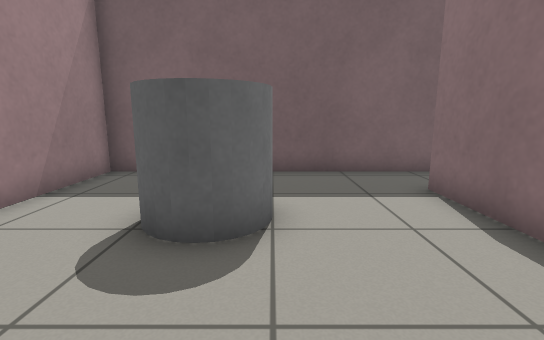
View 1 (above)

16 first-person views from a walk through a Gazebo world. The camera is 0.78 m above the floor, tilts 10° down and sees 85° across. The floor is counted in squares, 0.5 m on a side. Each view is taken from the middle of a square. On the plan, view 1 faces up. The plan holds only what a view shows up to about 15 squares ahead; the rest is blank.

View 2
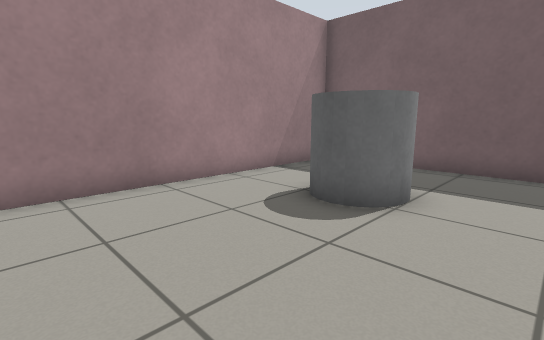

View 3
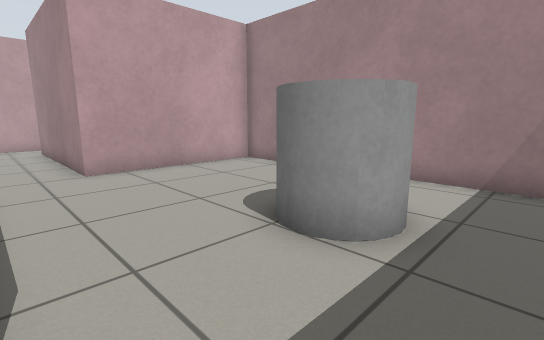

View 4
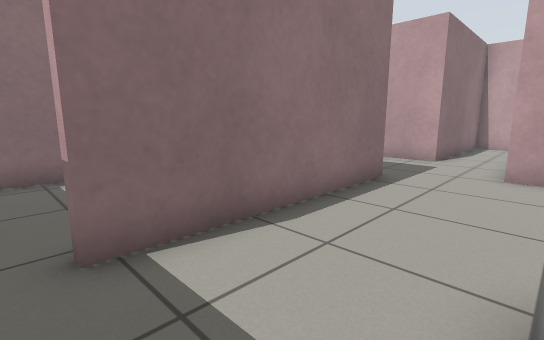

View 5
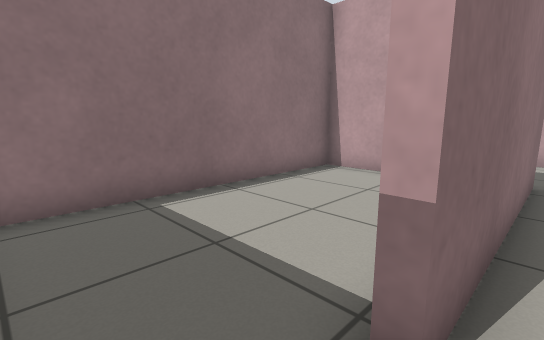

View 6
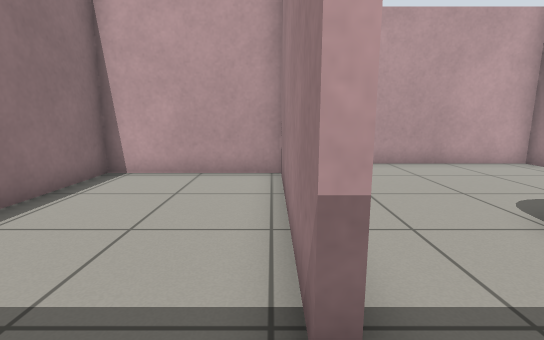

View 7
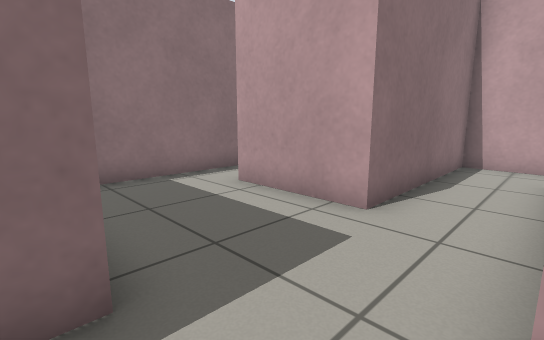

View 8
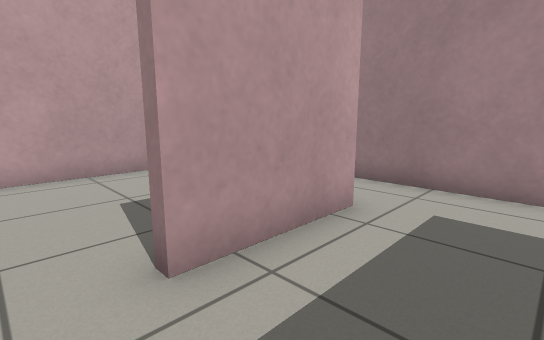

View 9
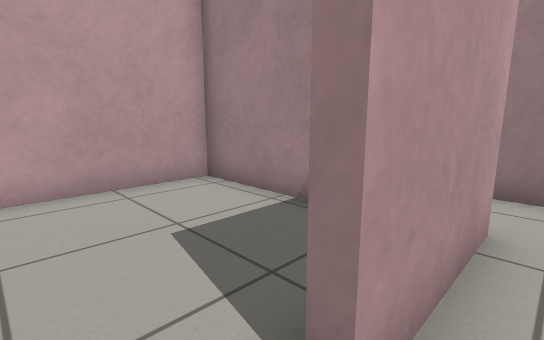

View 10
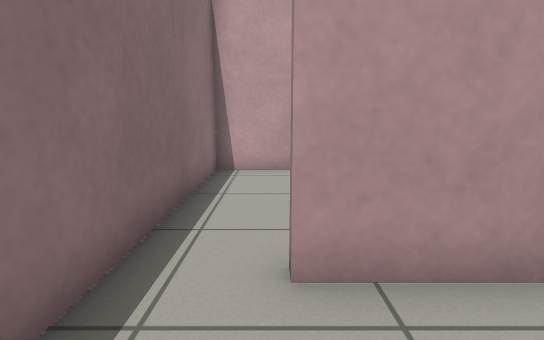

View 11
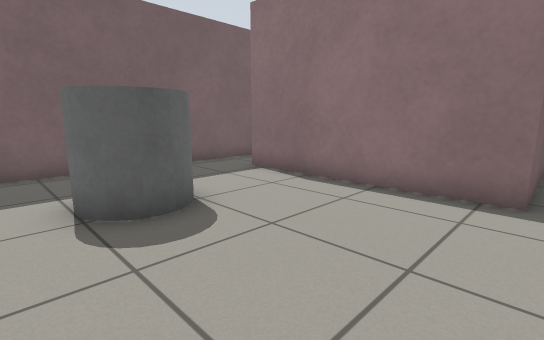

View 12
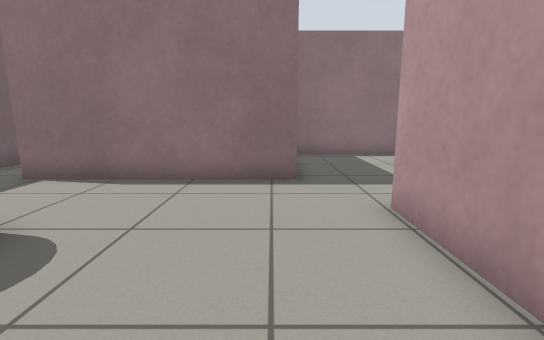

View 13
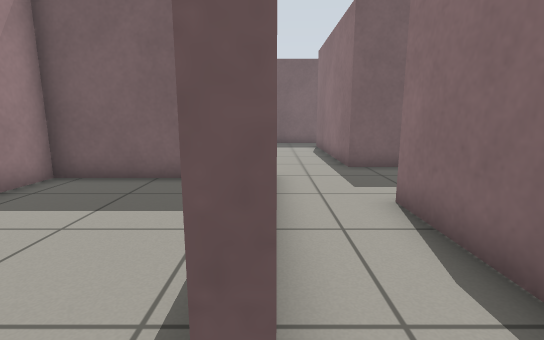

View 14
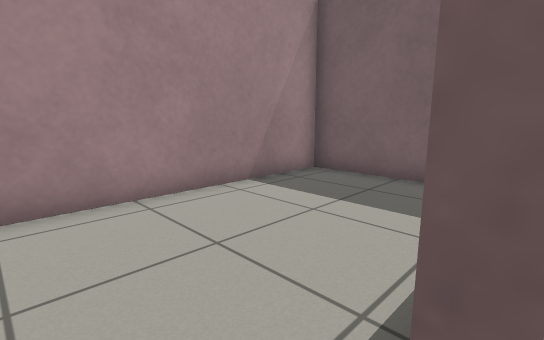

View 15
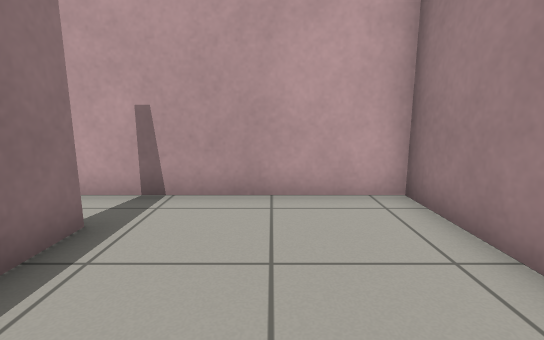

View 16
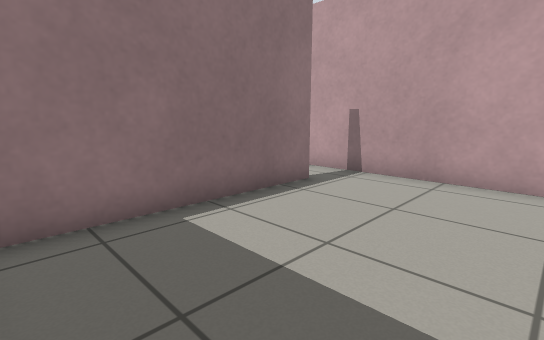

### Floor plan
Points are (right, up) in squares from view 1. A wall is a line through its corners. A room is listed if a view was taken in it or the views show most of it. See-through windows are left out.
Room 1 (views 1, 2, 3, 4, 5, 7, 11, 12)
walls: (3.5, 8.5) (-4.7, 8.5) (-4.7, -2.1) (1, -2.1); (3.4, -0.6) (3.4, 6.5)
ways out: opening at (3, 7.5) to room 2; opening at (2, -1) to room 3
objects: grey cylinder (-2, 4) to (0, 5)
Room 2 (view 6)
walls: (3.6, 6.5) (3.6, -0.3) (8.7, -0.3) (8.7, 7.9); (6, 8.5) (3.5, 8.5)
ways out: opening at (3, 7.5) to room 1
Room 3 (views 8, 9, 10)
walls: (8.7, -5.5) (8.7, -1); (7.1, -0.6) (3.4, -0.6); (1, -2.1) (1, -9.1); (1.4, -10.9) (3.4, -10.9) (3.4, -4.6) (6.8, -4.6) (6.8, -5)
ways out: opening at (2, -1) to room 1; opening at (1, -10) to room 4; opening at (7.5, -5) to room 5
Room 4 (views 13, 14, 15, 16)
walls: (1, -9.1) (0.7, -9.1) (0.7, -3); (-1.2, -2.4) (-4.7, -2.4) (-4.7, -10.9) (1.4, -10.9)
ways out: opening at (1, -10) to room 3
Room 5 (no view inside)
walls: (3.6, -7.4) (3.6, -10.9) (8.7, -10.9) (8.7, -5.5)
ways out: opening at (7.5, -5) to room 3

Positions as (right, up) in squares from view 1, and headings:
1: (0, 0), facing up
2: (2, -1), facing up-left
3: (3, 7), facing down-left
4: (0, 7), facing down-right
5: (3, 8), facing down-right
6: (4, 8), facing down
7: (1, 0), facing down-right
8: (8, -2), facing down-left
9: (8, -4), facing down-left
10: (7, -2), facing down
11: (-3, -1), facing up-right
12: (-4, 0), facing right
13: (1, -10), facing up
14: (1, -10), facing up-left
15: (-2, -5), facing down
16: (-4, -3), facing down-right
